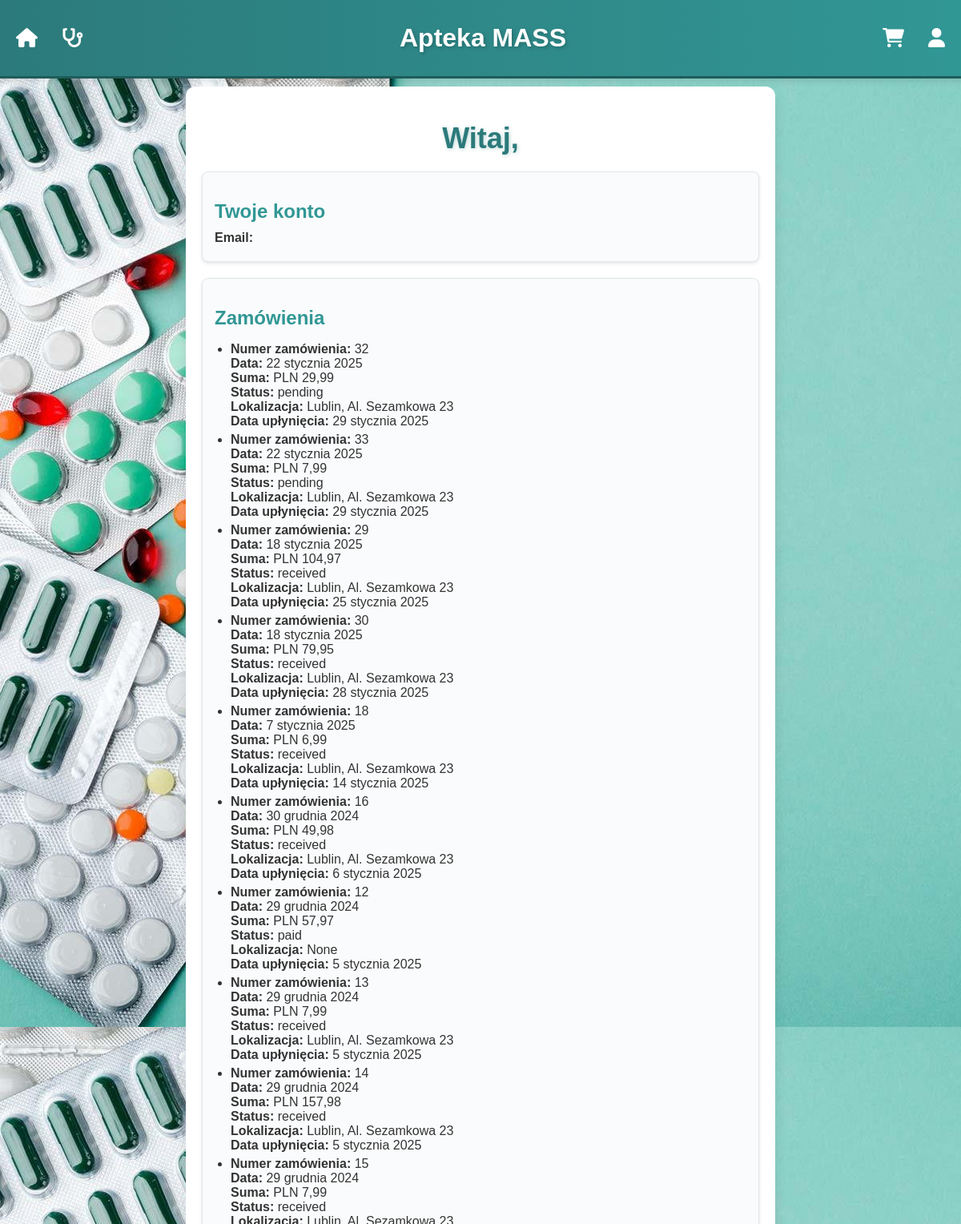
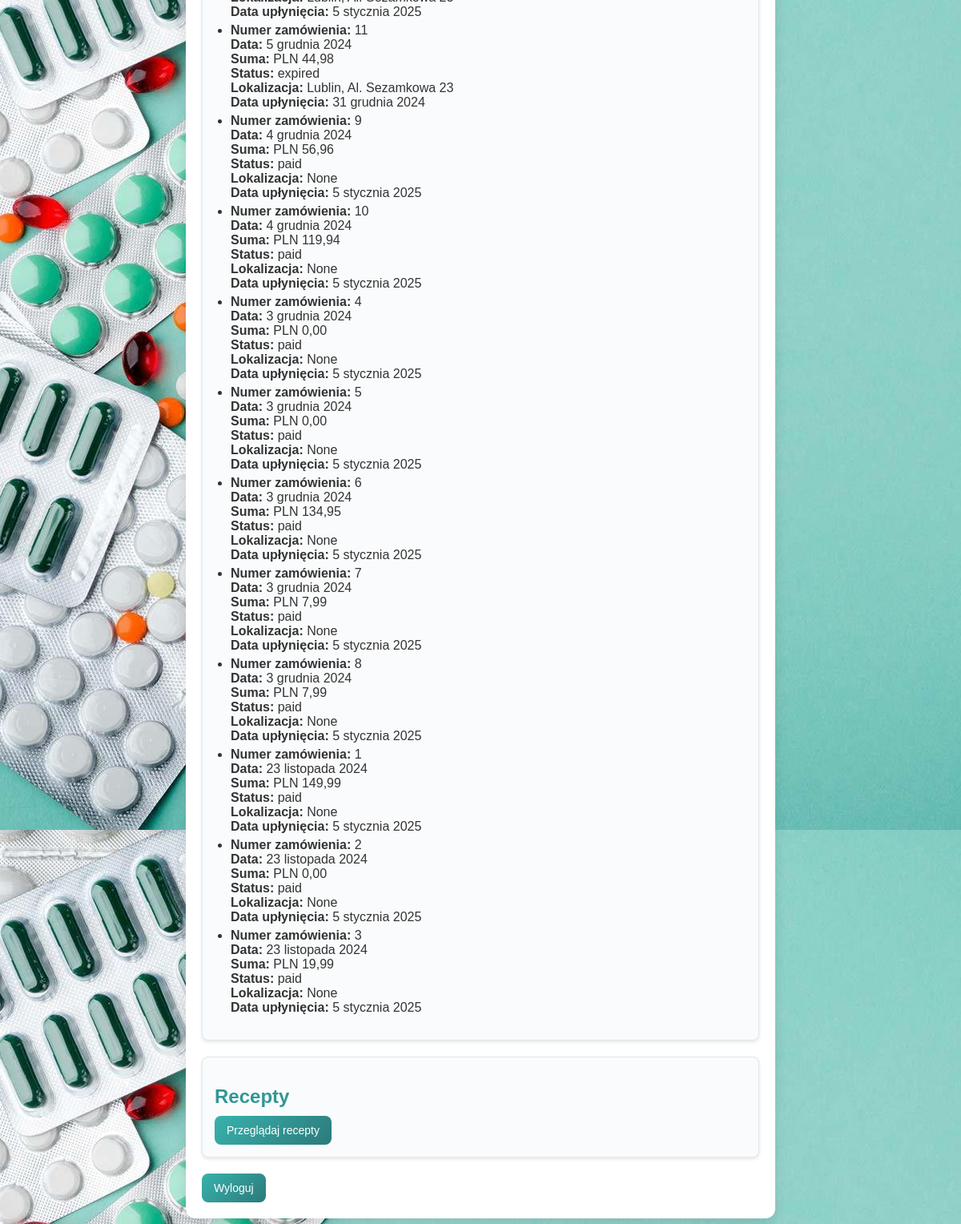
The app's page /mass/my-account/ (signed in) with its own data (2 pictures, top to bottom).
### mass/models.py (models this page shows, shortened)
class Order(models.Model):
    class Status(models.TextChoices):
        PENDING = 'pending', 'Pending'
        READY = 'ready', 'Ready'
        RECEIVED = 'received', 'Received'
        EXPIRED = 'expired', 'Expired'
    user = models.ForeignKey(User, on_delete=models.CASCADE)
    contents = models.ManyToManyField(Medication, through='OrderItem')
    date_of_order = models.DateField(default=datetime.now)
    shipping_address = models.CharField(max_length=255, default="")
    phone_number = models.DecimalField(max_digits=20, decimal_places=0)
    status = models.CharField(max_length=10, choices=Status.choices, default=Status.PENDING)
    total = models.DecimalField(max_digits=10, decimal_places=2, default=0)
    location = models.ForeignKey(Location, on_delete=models.CASCADE, null=True, blank=True)
    expiry_date = models.DateField(default=default_expiry_date)

class Location(models.Model):
    address = models.CharField(max_length=255, default="")
    def __str__(self):
        return f"{self.address}"

### mass/views.py (the view)
# urls.py: path('my-account/', views.user_account_view, name='my_account'),
@login_required
def user_account_view(request):
    user = request.user
    try:
        extended_user = ExtendedUser.objects.get(user=user)
    except ExtendedUser.DoesNotExist:
        extended_user = None
    orders = Order.objects.filter(user=user).order_by('-date_of_order')
    context = {
        'user': user,
        'extended_user': extended_user,
        'orders': orders,
    }
    return render(request, 'my_account.html', context)

### mass/templates/my_account.html (shortened to what this page needs)
<!DOCTYPE html>
<html lang="pl">
<head>
    {% load static %}
</head>
<body>
    {% include 'navbar.html' %}
    <div class="container">
        <h1>Witaj, {{ user.first_name }} {{ user.last_name }}</h1>
        <section>
            <h2>Twoje konto</h2>
            <p><strong>Email:</strong> {{ user.email }}</p>
        </section>
        <section>
            <h2>Zamówienia</h2>
            {% if orders %}
                <ul>
                    {% for order in orders %}
                        <li>
                            <strong>Numer zamówienia:</strong> {{ order.id }} <br>
                            <strong>Data:</strong> {{ order.date_of_order }} <br>
                            <strong>Suma:</strong> PLN {{ order.total }} <br>
                            <strong>Status:</strong> {{ order.status }} <br>
                            <strong>Lokalizacja:</strong> {{ order.location }} <br>
                            <strong>Data upłynięcia:</strong> {{ order.expiry_date }} <br>
                        </li>
                    {% endfor %}
                </ul>
            {% else %}
                <p>Nie masz jeszcze zamówień.</p>
            {% endif %}
        </section>
        <section>
            <h2>Recepty</h2>
            <a href="{% url 'prescriptions_view' %}" class="btn">Przeglądaj recepty</a>
        </section>
        <a href="{% url 'logout' %}" class="btn">Wyloguj</a>
    </div>
</body>
</html>

### records on screen
Order: id "32", date_of_order "22 stycznia 2025", total "29,99", status "pending", location "Lublin, Al. Sezamkowa 23", expiry_date "29 stycznia 2025"
Order: id "33", date_of_order "22 stycznia 2025", total "7,99", status "pending", location "Lublin, Al. Sezamkowa 23", expiry_date "29 stycznia 2025"
Order: id "29", date_of_order "18 stycznia 2025", total "104,97", status "received", location "Lublin, Al. Sezamkowa 23", expiry_date "25 stycznia 2025"
Order: id "30", date_of_order "18 stycznia 2025", total "79,95", status "received", location "Lublin, Al. Sezamkowa 23", expiry_date "28 stycznia 2025"
Order: id "18", date_of_order "7 stycznia 2025", total "6,99", status "received", location "Lublin, Al. Sezamkowa 23", expiry_date "14 stycznia 2025"
Order: id "16", date_of_order "30 grudnia 2024", total "49,98", status "received", location "Lublin, Al. Sezamkowa 23", expiry_date "6 stycznia 2025"
Order: id "12", date_of_order "29 grudnia 2024", total "57,97", status "paid", location "None", expiry_date "5 stycznia 2025"
Order: id "13", date_of_order "29 grudnia 2024", total "7,99", status "received", location "Lublin, Al. Sezamkowa 23", expiry_date "5 stycznia 2025"
Order: id "14", date_of_order "29 grudnia 2024", total "157,98", status "received", location "Lublin, Al. Sezamkowa 23", expiry_date "5 stycznia 2025"
Order: id "15", date_of_order "29 grudnia 2024", total "7,99", status "received", location "Lublin, Al. Sezamkowa 23", expiry_date "5 stycznia 2025"
Order: id "11", date_of_order "5 grudnia 2024", total "44,98", status "expired", location "Lublin, Al. Sezamkowa 23", expiry_date "31 grudnia 2024"
Order: id "9", date_of_order "4 grudnia 2024", total "56,96", status "paid", location "None", expiry_date "5 stycznia 2025"
Order: id "10", date_of_order "4 grudnia 2024", total "119,94", status "paid", location "None", expiry_date "5 stycznia 2025"
Order: id "4", date_of_order "3 grudnia 2024", total "0,00", status "paid", location "None", expiry_date "5 stycznia 2025"
Order: id "5", date_of_order "3 grudnia 2024", total "0,00", status "paid", location "None", expiry_date "5 stycznia 2025"
Order: id "6", date_of_order "3 grudnia 2024", total "134,95", status "paid", location "None", expiry_date "5 stycznia 2025"
Order: id "7", date_of_order "3 grudnia 2024", total "7,99", status "paid", location "None", expiry_date "5 stycznia 2025"
Order: id "8", date_of_order "3 grudnia 2024", total "7,99", status "paid", location "None", expiry_date "5 stycznia 2025"
Order: id "1", date_of_order "23 listopada 2024", total "149,99", status "paid", location "None", expiry_date "5 stycznia 2025"
Order: id "2", date_of_order "23 listopada 2024", total "0,00", status "paid", location "None", expiry_date "5 stycznia 2025"
Order: id "3", date_of_order "23 listopada 2024", total "19,99", status "paid", location "None", expiry_date "5 stycznia 2025"
